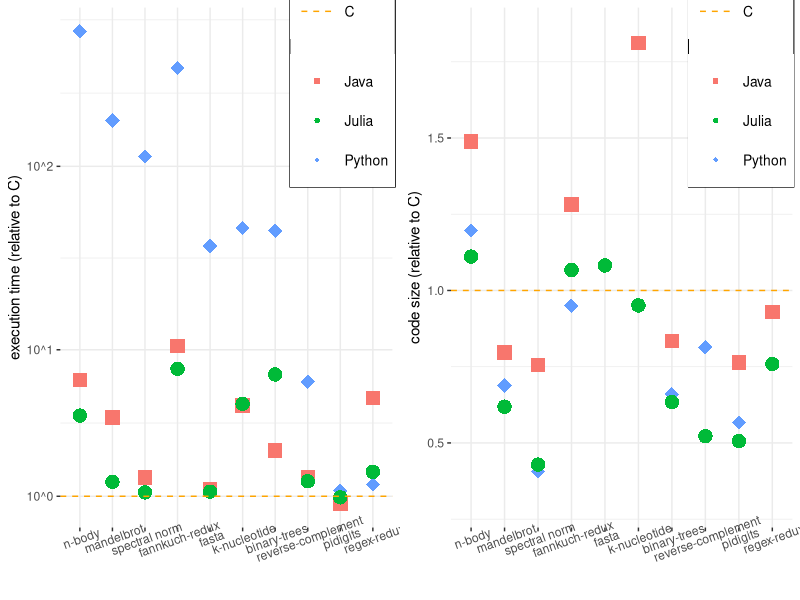

Here is the R script that generated this plot:
require(ggplot2)
require(cowplot)
require(dplyr)


# reproduce the plots, colors are not important

# Reading the data

data <- "problem,language,time,size
n-body,C,2.13,1633
mandelbrot,C,1.3,1135
spectral norm,C,0.41,1197
fannkuch-redux,C,7.58,910
fasta,C,0.78,1463
k-nucleotide,C,3.96,1506
binary-trees,C,1.58,809
reverse-complement,C,0.41,1965
pidigits,C,0.56,1090
regex-redux,C,0.8,1397
n-body,Java,6.77,1489
mandelbrot,Java,4.1,796
spectral norm,Java,1.55,756
fannkuch-redux,Java,10.48,1282
fasta,Java,1.2,2543
k-nucleotide,Java,4.83,1812
binary-trees,Java,2.51,835
reverse-complement,Java,1.57,2183
pidigits,Java,0.79,764
regex-redux,Java,5.34,929
n-body,Python,541.34,1196
mandelbrot,Python,177.35,688
spectral norm,Python,112.97,407
fannkuch-redux,Python,341.45,950
fasta,Python,36.9,1947
k-nucleotide,Python,46.31,1967
binary-trees,Python,44.7,660
reverse-complement,Python,6.62,814
pidigits,Python,1.16,567
regex-redux,Python,1.34,1403
n-body,Julia,4.21,1111
mandelbrot,Julia,1.42,619
spectral norm,Julia,1.11,429
fannkuch-redux,Julia,7.83,1067
fasta,Julia,1.13,1082
k-nucleotide,Julia,4.94,951
binary-trees,Julia,7.28,634
reverse-complement,Julia,1.44,522
pidigits,Julia,0.97,506
regex-redux,Julia,1.74,759"

d <- read.table(textConnection(object=data), header=TRUE, sep=",", stringsAsFactors = FALSE)
d$language <- as.factor(d$language)
labels <- unique(d$problem)
d$problem <-factor(d$problem, levels=labels)
d$size = d$size/1000

g1 <- ggplot(d %>% filter(language != "C"), aes(x=problem, y=time, group=language)) + geom_point(aes(shape=language, color=language, size =5)) +
  scale_y_continuous(
    breaks = 10^c(0,1,2),
    labels = c("10^0","10^1","10^2"),
    trans = "pseudo_log") +
  scale_x_discrete(limits = labels) +
  theme_bw() +
  theme(
    axis.text.x = element_text(angle=20),
    legend.position = c(0.85,0.85),
    panel.border = element_rect(colour = NA, fill=NA, size=0),
    legend.title = element_blank(),
    legend.key.size = unit(1,'cm'),
    legend.text = element_text(size=10),
    legend.box.background = element_rect(color = "black",fill = "white")
  ) +
  labs(
    x = element_blank(),
    y = "execution time (relative to C)"
    )+
  scale_shape_manual(values = c(15,16,18)) +
  scale_size(guide="none") +
  geom_hline(aes(yintercept = 1.0, linetype="C"), color="orange") +
  scale_linetype_manual(name = "C", values = c(2, 2), 
                        guide = guide_legend(override.aes = list(color = "orange")))


g2<- ggplot(d %>% filter(language != "C"), aes(x=problem, y=size, group=language)) + geom_point(aes(shape=language, color=language, size =5)) +
  ylim(0.3,1.85) +
  theme_bw() +
  theme(
    axis.text.x = element_text(angle=20),
    legend.position = c(0.85,0.85),
    panel.border = element_rect(colour = NA, fill=NA, size=0),
    legend.title = element_blank(),
    legend.key.size = unit(1,'cm'),
    legend.text = element_text(size=10),
    legend.box.background = element_rect(color = "black",fill = "white")
  ) +
  labs(
    x = element_blank(),
    y = "code size (relative to C)"
  )+
  scale_shape_manual(values = c(15,16,18)) +
  scale_size(guide="none") +
  geom_hline(aes(yintercept = 1.0, linetype="C"), color="orange") +
  scale_linetype_manual(name = "C", values = c(2, 2), 
                        guide = guide_legend(override.aes = list(color = "orange")))


plot_grid(g1,g2, align="h", ncol = 2, rel_widths = c(1/2, 1/2))
